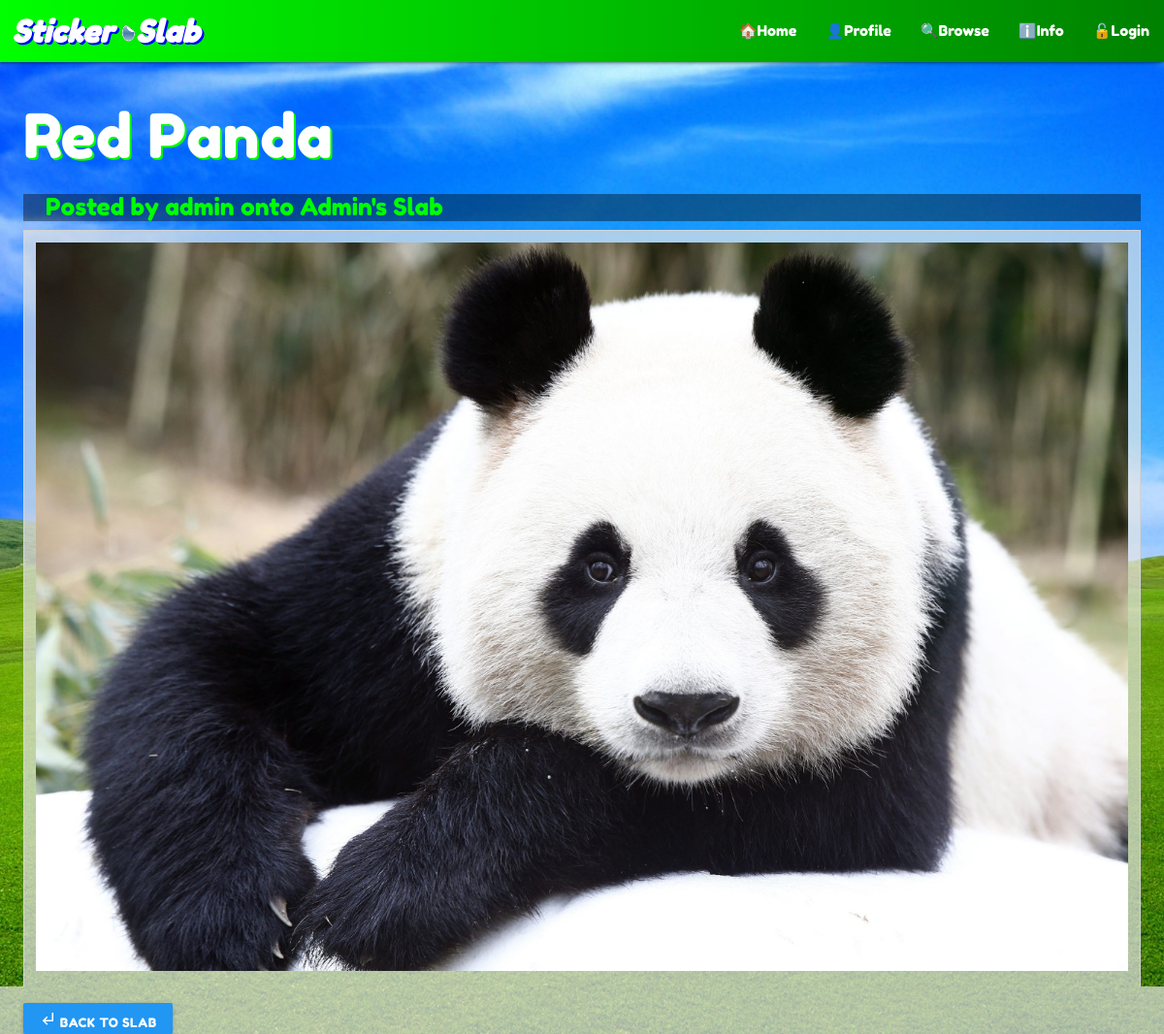
The app's page /show_sticker/21/ with its own data.
### slab/models.py (models this page shows, shortened)
class Sticker(models.Model):
    slab = models.ForeignKey(Slab, on_delete=models.PROTECT)
    name = models.CharField(max_length=100)
    color = models.CharField(max_length=8)
    text = models.CharField(max_length=500, null=True, blank=True)
    link = models.CharField(max_length=500, null=True, blank=True)
    image = models.ImageField(null=True, blank=True)
    def is_text(self):
        return self.text is not None and self.text != ''
    def is_link(self):
        return self.link is not None and self.link != ''
    def is_image(self):
        return self.image is not None and self.image != ''

class Slab(models.Model):
    user = models.ForeignKey(User, on_delete=models.PROTECT)
    name = models.CharField(max_length=200)
    private = models.BooleanField(default=False)
    bookmarkings = models.ManyToManyField(User, related_name='bookmarked_slabs', blank=True)
    background = models.ImageField(null=True, blank=True)

### slab/views.py (the view)
# urls.py: path('show_sticker/<int:sticker_id>/', views.show_sticker, name='show_sticker'),
def show_sticker(request, sticker_id):
    sticker = Sticker.objects.get(pk=sticker_id)
    if (sticker.is_link()):
        return HttpResponseRedirect(sticker.link)
    else:
        return render(request, 'show_sticker.html', {'sticker': sticker})

### slab/templates/show_sticker.html
{% extends 'base.html' %}
{% block content %}
<h1>{{sticker.name}}</h1>
<div class="main_div">
    <div id="sticker_header" name="sticker_header">
        <h5>Posted by {{sticker.slab.user.username}} onto {{sticker.slab.name}}</h5>
    </div>
    <div id="show_text" name="show_text">
            {% if sticker.is_text %}
                <p>{{sticker.text}}</p>
            {% elif sticker.is_link %}
                <a href="{{sticker.link}}">{{sticker.name}}</a>
            {% elif sticker.is_image %}
                <img id="display_image" name="display_image" src="{{sticker.image.url}}"/>
            {% endif %}
    </div>
    <br>
    <br>
    <footer>
        <a class="waves-effect waves-light btn-small blue" href="{% url 'slab:show_slab' sticker.slab.id %}"><i class="material-icons">subdirectory_arrow_left</i> Back to Slab</a>
    </footer>
</div>
{% endblock %}

### slab/static/slab/style.css (style rules this page uses)
body { background: white url("images/background_default.jpg") no-repeat center center fixed; background-size: cover; max-width: 100%; overflow-x: hidden; font-family: 'Fredoka One', cursive; }
h1 { color: white; font-weight: bold; text-shadow: 2px 2px Lime; padding-left: 2%; }
.main_div { margin-left: 1%; margin-right: 1%; padding-left: 1%; padding-right: 1%; }
footer { position: fixed; bottom: 0px; }
#sticker_header { padding-left: 2%; color: lime; background-color: rgba(0, 0, 0, 0.4); }
#show_text { padding: 1%; border-style: solid; border-color: LightGray; border-width: 1px; border-bottom-width: 2px; color: black; text-shadow: 1px 1px DeepSkyBlue; background-color: rgba(230, 230, 230, 0.7); }
#display_image { width: 100%; }

### records on screen
Sticker: name "Red Panda", slab.user.username "admin", slab.name "Admin's Slab", image (picture)
